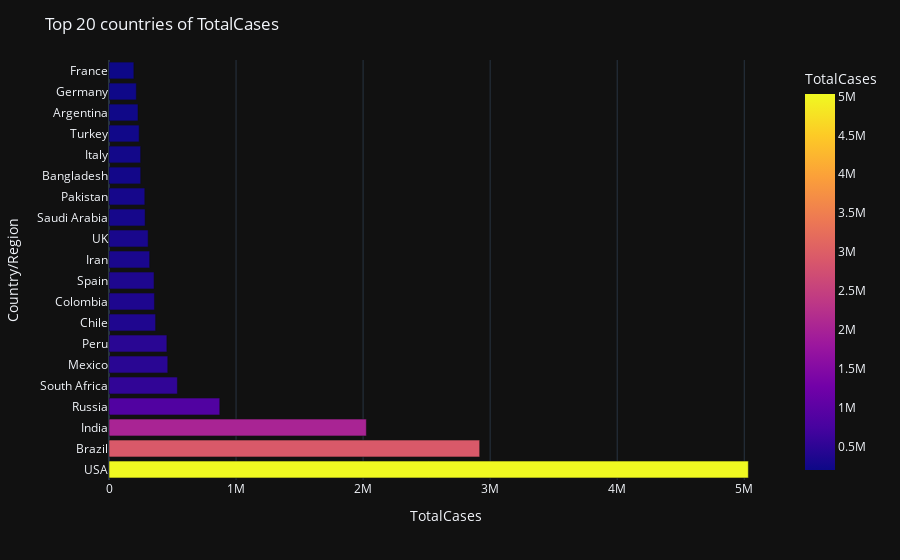

Source (notebook cell):
### Markdown cell above
Top 20 countries of Total Confirmed Cases, Total Recovered Cases, Total Deaths,Total Active Cases

### Code cell
columns = ['TotalCases','TotalDeaths','TotalRecovered','ActiveCases']

for i in columns:
    fig=px.bar(world_data.sort_values(by=i,ascending=False)[:20],x=i,y='Country/Region',color=i)
    fig.update_layout(template="plotly_dark",title_text="Top 20 countries of {}".format(i))
    fig.show()

### Figure 1 — Plotly figure (JSON) as saved in the notebook; plotly's stock layout.template omitted (floating-point values rounded to 4 significant figures)
{"data": [{"alignmentgroup": "True", "hovertemplate": "TotalCases=%{marker.color}<br>Country/Region=%{y}<extra></extra>", "legendgroup": "", "marker": {"color": [5032179, 2917562, 2025409, 871894, 538184, 462690, 455409, 366671, 357710, 354530, 320117, 308134, 284226, 281863, 249651, 249204, 237265, 228195, 215210, 195633], "coloraxis": "coloraxis", "pattern": {"shape": ""}}, "name": "", "offsetgroup": "", "orientation": "h", "showlegend": false, "textposition": "auto", "type": "bar", "x": [5032179, 2917562, 2025409, 871894, 538184, 462690, 455409, 366671, 357710, 354530, 320117, 308134, 284226, 281863, 249651, 249204, 237265, 228195, 215210, 195633], "xaxis": "x", "y": ["USA", "Brazil", "India", "Russia", "South Africa", "Mexico", "Peru", "Chile", "Colombia", "Spain", "Iran", "UK", "Saudi Arabia", "Pakistan", "Bangladesh", "Italy", "Turkey", "Argentina", "Germany", "France"], "yaxis": "y"}], "layout": {"barmode": "relative", "coloraxis": {"colorbar": {"title": {"text": "TotalCases"}}, "colorscale": [[0, "#0d0887"], [0.1111, "#46039f"], [0.2222, "#7201a8"], [0.3333, "#9c179e"], [0.4444, "#bd3786"], [0.5556, "#d8576b"], [0.6667, "#ed7953"], [0.7778, "#fb9f3a"], [0.8889, "#fdca26"], [1, "#f0f921"]]}, "legend": {"tracegroupgap": 0}, "margin": {"t": 60}, "title": {"text": "Top 20 countries of TotalCases"}, "xaxis": {"anchor": "y", "domain": [0, 1], "title": {"text": "TotalCases"}}, "yaxis": {"anchor": "x", "domain": [0, 1], "title": {"text": "Country/Region"}}}}
